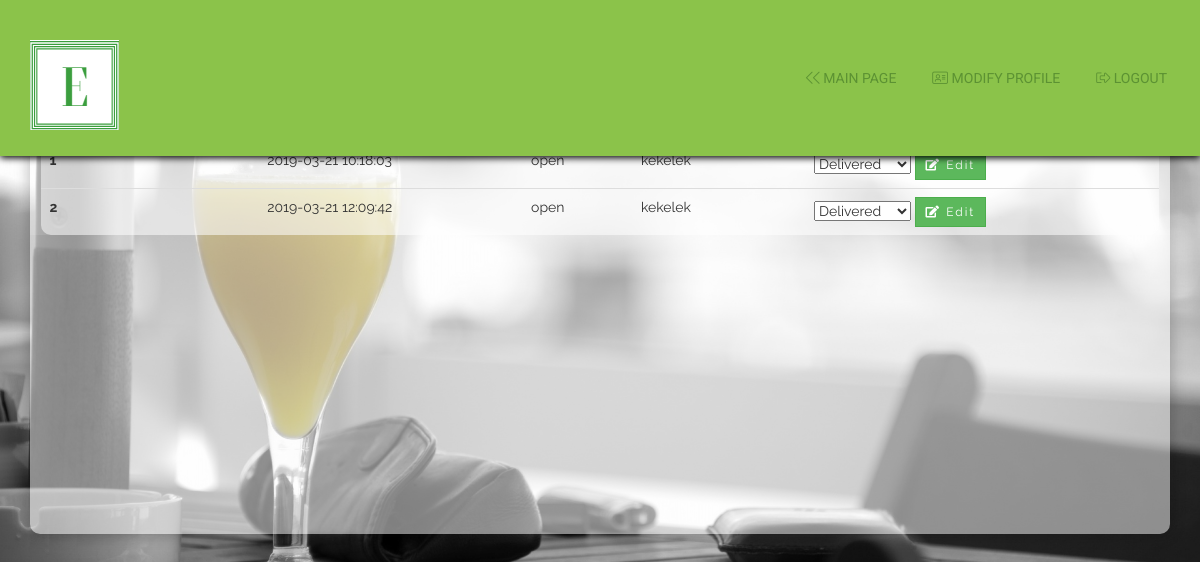
/php/worker2.php (signed in), run on an earlier commit of the app's database.
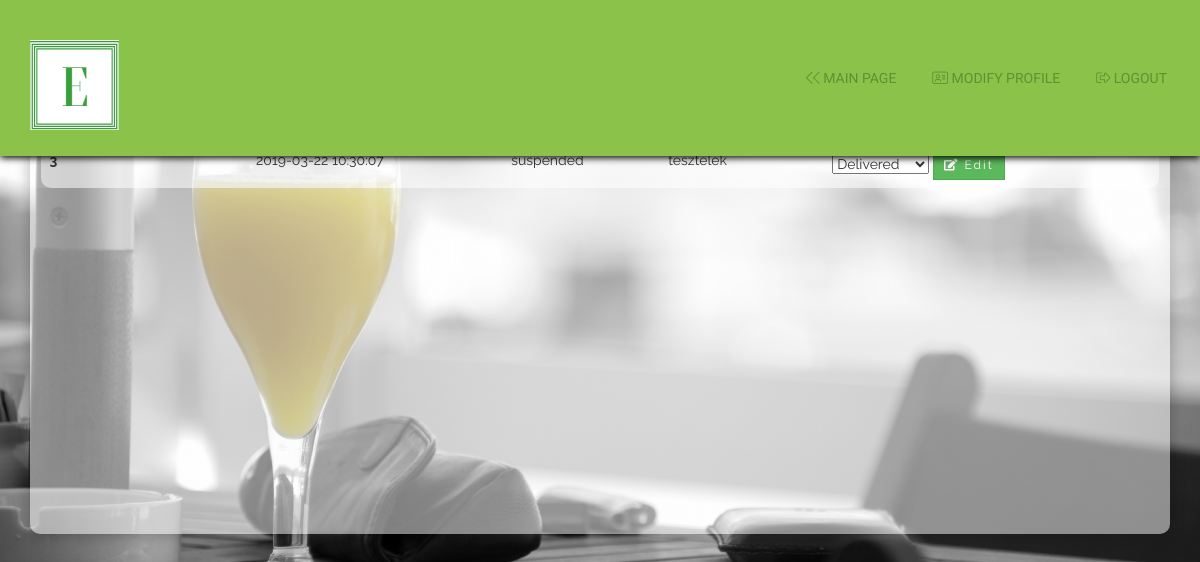
And on a later commit of the database.
### tables this page shows
CREATE TABLE `orders` (
  `id` int(11) NOT NULL,
  `items` text NOT NULL,
  `progress` varchar(16) NOT NULL,
  `user_id` int(11) NOT NULL,
  `total` int(11) NOT NULL,
  `ordered_at` datetime NOT NULL
);

CREATE TABLE `users` (
  `id` int(11) NOT NULL,
  `username` varchar(128) NOT NULL,
  `email` varchar(128) NOT NULL,
  `password` varchar(255) NOT NULL,
  `Fullname` varchar(128) NOT NULL,
  `PhoneNo` varchar(16) NOT NULL,
  `profilepic` varchar(128) DEFAULT NULL,
  `coverpic` varchar(128) DEFAULT NULL,
  `role_id` int(11) NOT NULL
);

### php/db.php (called while the page is built, shortened)
<?php
    class db{
        private static $host = "localhost:3306";
        private static $username = "root";
        private static $password = "";
        private static $database = "Restaurant";
        private static $coding = "utf8";
        private static $instance = null;
        private $connection = "";
        public function __construct(){
            $this->connection = mysqli_connect(self::$host,self::$username,self::$password);
            if(mysqli_connect_errno($this->connection)){
                die("Could not connect mysql database");
            }else{
                mysqli_select_db($this->connection,self::$database);
                mysqli_set_charset($this->connection,self::$coding);
            }
        }
        public static function get(){
            if(is_null(self::$instance)){
                self::$instance = new db;
            }
            return self::$instance;
        }
        public function query($queryString){
            $result = mysqli_query($this->connection, $queryString);
            return $result;
        }
        public function getArray($queryString){
            $rows = array();
            $result = $this->query($queryString);
            while ($row = mysqli_fetch_assoc($result)) {
                $rows[] = $row;
            }
            return $rows;
        }
    }
?>

### php/worker2.php (the view, shortened to what this page needs)
<!DOCTYPE html>
<html>
<head>
  <link rel="stylesheet" type="text/css" href="../fontawesome/css/all.css">
  <link rel="stylesheet" href="../css/bootstrap.min.css">
  <link rel="stylesheet" href="../css/main.css">
  <link rel="stylesheet" type="text/css" href="../css/dragndrop.css">
  <link rel="stylesheet" href="../css/sweetalert2.min.css">
  <link rel="stylesheet" href="../css/profile.css">
  <link rel="stylesheet" href="../css/foodform.css">
</head>
<body class="bg" data-spy="scroll" data-target="#template-navbar">
  <nav id="template-navbar" class="navbar navbar-default custom-navbar-default navbar-fixed-top">
    <div class="container">
      <div class="navbar-header">
        <a class="navbar-brand" href="#">
          <img id="logo" src="../images/Logo_main.png" class="logo img-responsive">
        </a>
      </div>
      <div class="collapse navbar-collapse" id="Food-fair-toggle">
        <ul class="nav navbar-nav navbar-right">
          <li><a href="../index.php"><i class="fal fa-chevron-left"></i><i class="fal fa-chevron-left"></i> Main Page</a></li>
          <li><a href="#" id="modify"><i class="fal fa-address-card"></i> Modify Profile</a></li>
          <li><a href="logout.php" title="Log Out"><i class="fal fa-sign-out-alt"></i> Logout</a></li>
        </ul>
      </div>
    </div>
  </nav>
  <div class="container" style="margin-top: 7%">
    <div class="card card-custom bg-white border-white border-0 text-center" style="border-radius: 10px; background-color: rgba(255,255,255,.5);">
      <div class="card-custom-img" id="modifyReserve">
        <div id="ordercontent">
          <?php
          require_once "db.php";
          $db = db::get();
          $selectOrders = "SELECT orders.*, users.username FROM orders LEFT JOIN users ON orders.user_id = users.id WHERE orders.progress = 'open' OR orders.progress = 'suspended'";
          $allorders = $db->getArray($selectOrders);
          ?>
          <br>
          <div style="background-color: rgba(255,255,255,.1);" id="reserveList">
            <?php if(count($allorders) > 0): ?>
              <table class="table" align="center" style="background-color: rgba(255,255,255,.5); width: 98%; border-radius: 10px;">
                <thead>
                  <tr>
                    <th scope="col">Reservation ID:</th>
                    <th scope="col">Ordered At</th>
                    <th scope="col">Status</th>
                    <th scope="col">Ordered By</th>
                    <th scope="col" id="togglerev"><div id="hideRev"><i class="fal fa-eye-slash"></i> Hide</div><div id="showrev"><i class="fal fa-eye"></i> Show</div></th>
                  </tr>
                </thead>
                <tbody class="revitem">
                  <?php foreach($allorders as $orders): ?>
                    <tr style="text-align:left;"><form action="updateorder.php?item=<?php echo $orders['id']; ?>" method="post">
                      <th scope="row"><?php echo $orders["id"]; ?></th>
                      <td><?php echo $orders["ordered_at"]; ?></td>
                      <td><?php echo $orders["progress"]; ?></td>
                      <td><?php echo $orders["username"]; ?></td>
                      <td>
                        <select name="statusUpdate">
                          <option value="delivered">Delivered</option>
                        </select>
                        <button class="btn btn-sm btn-success" name="updateOrder"><i class="fas fa-edit"></i> Edit</button>
                      </td>
                    </tr></form>
                  <?php endforeach; ?>
                </tbody>
              </table>
            <?php endif; ?>
          </div>
        </div>
      </div>
    </div>
</body>
</html>

What changed in the data, as far as the page shows it:
no longer on this page (row edited): orders: id "1", ordered_at "2019-03-21 10:18:03", progress "open", user.username "kekelek"
no longer on this page (row edited): orders: id "2", ordered_at "2019-03-21 12:09:42", progress "open", user.username "kekelek"
added orders: id "3", ordered_at "2019-03-22 10:30:07", progress "suspended", user.username "tesztelek"
